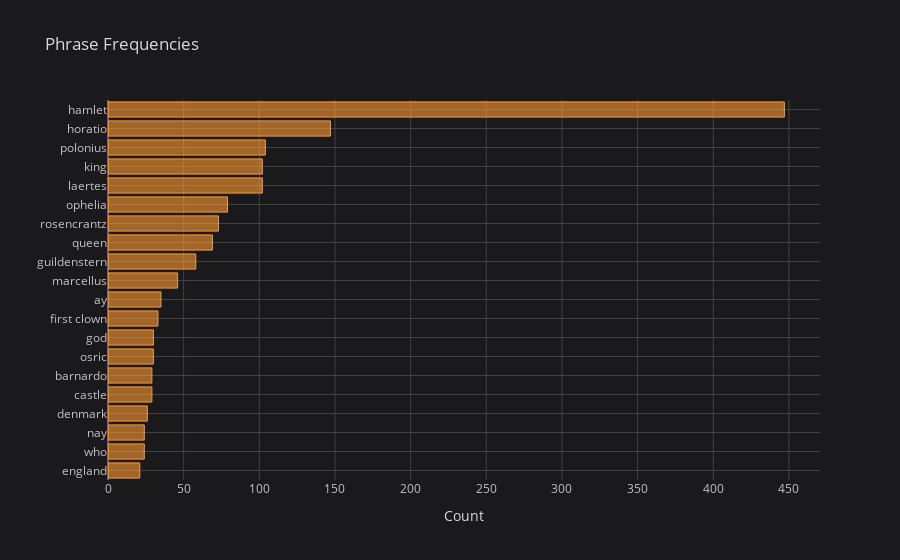

This figure's notebook cell:
### Markdown cell above
## Looking at Hamlet

**Hamlet** can be found on [Project Gutenberg](http://www.gutenberg.org) under [EBook-No. 1524](http://www.gutenberg.org/ebooks/1524).

Run the following code to download **Hamlet**, pull out all the noun phrases, count them up, and plot them out.

### Code cell
word_frequency_plot('http://www.gutenberg.org/files/1524/1524-0.txt')

### Figure 1 — Plotly figure (JSON) as saved in the notebook; plotly's stock layout.template omitted (floating-point values rounded to 4 significant figures)
{"data": [{"marker": {"color": "rgba(255, 153, 51, 0.6)", "line": {"color": "rgba(255, 153, 51, 1.0)", "width": 1}}, "name": "count", "orientation": "h", "text": "", "type": "bar", "x": [21, 24, 24, 26, 29, 29, 30, 30, 33, 35, 46, 58, 69, 73, 79, 102, 102, 104, 147, 447], "y": ["england", "who", "nay", "denmark", "castle", "barnardo", "osric", "god", "first clown", "ay", "marcellus", "guildenstern", "queen", "rosencrantz", "ophelia", "laertes", "king", "polonius", "horatio", "hamlet"]}], "layout": {"legend": {"bgcolor": "#1A1A1C", "font": {"color": "#D9D9D9"}}, "paper_bgcolor": "#1A1A1C", "plot_bgcolor": "#1A1A1C", "title": {"font": {"color": "#D9D9D9"}, "text": "Phrase Frequencies"}, "xaxis": {"gridcolor": "#434343", "showgrid": true, "tickfont": {"color": "#C2C2C2"}, "title": {"font": {"color": "#D9D9D9"}, "text": "Count"}, "zerolinecolor": "#666570"}, "yaxis": {"gridcolor": "#434343", "showgrid": true, "tickfont": {"color": "#C2C2C2"}, "title": {"font": {"color": "#D9D9D9"}, "text": ""}, "zerolinecolor": "#666570"}}}
